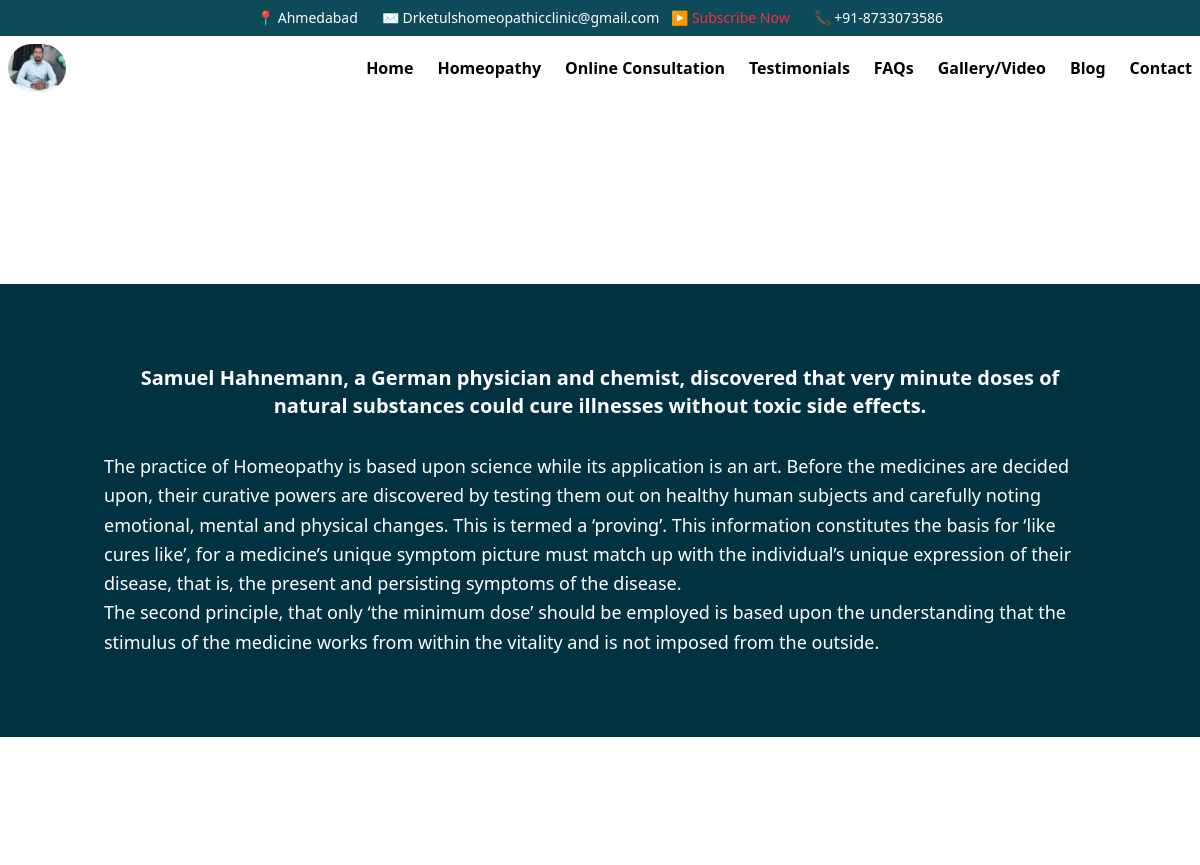
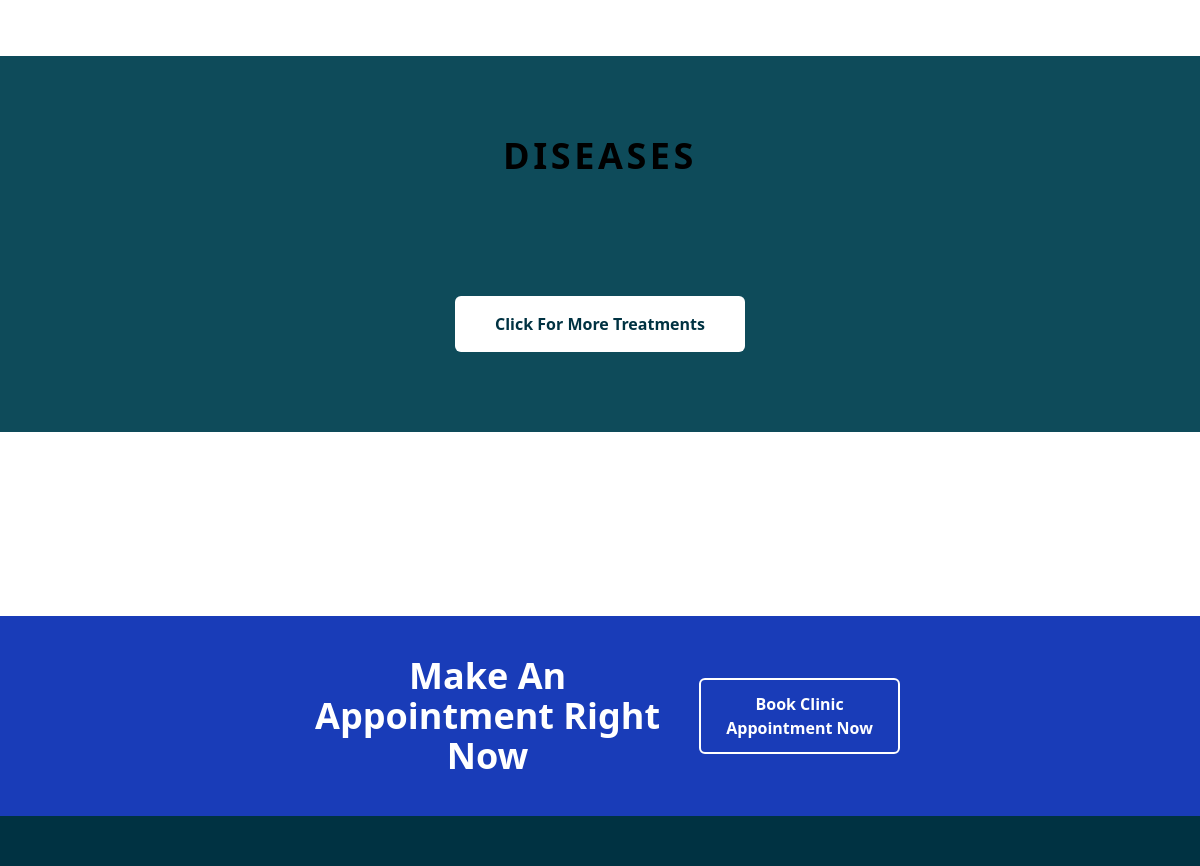
The app's page /homeopathy/ (upper part), older data (2 pictures, top to bottom).
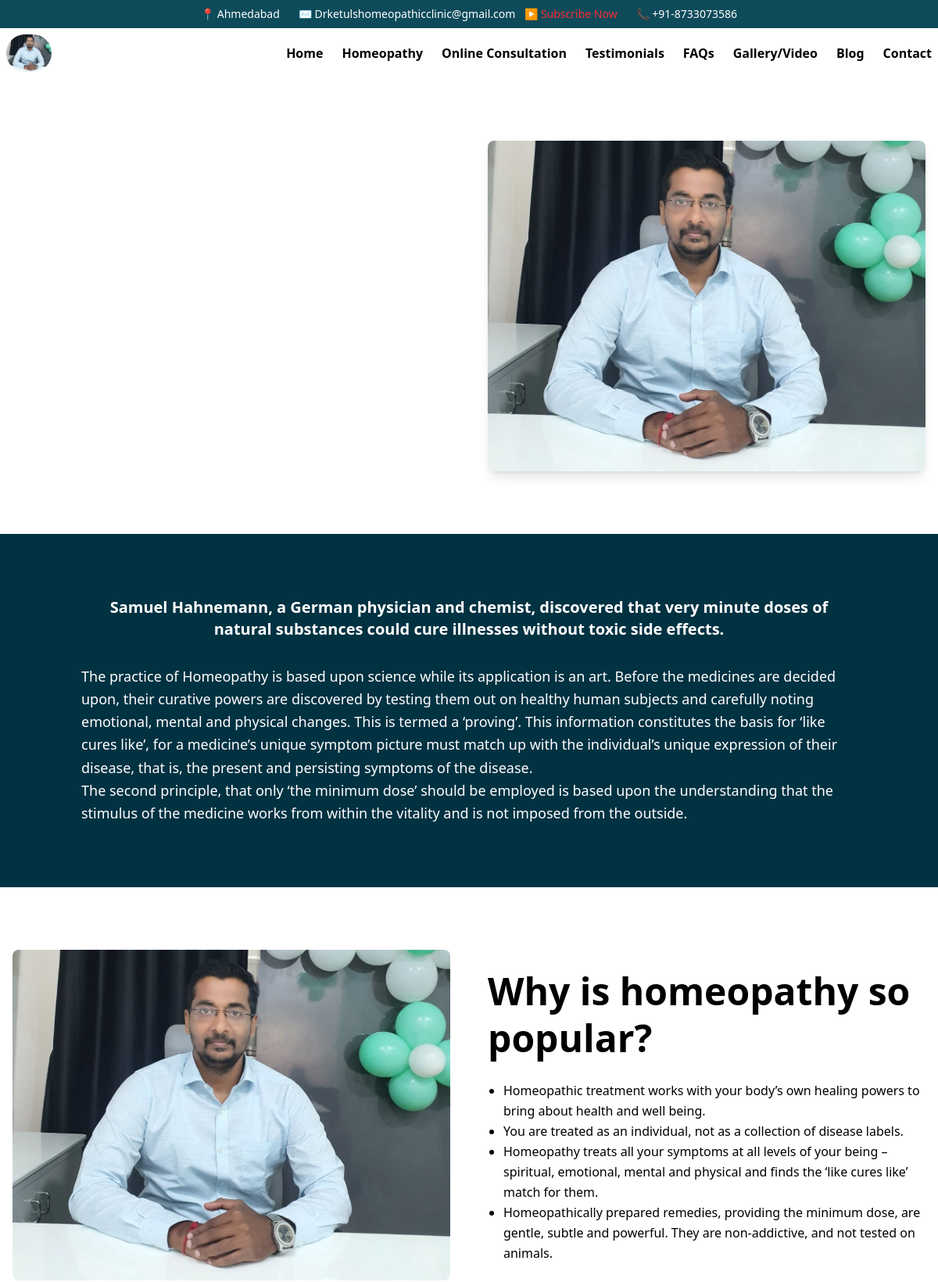
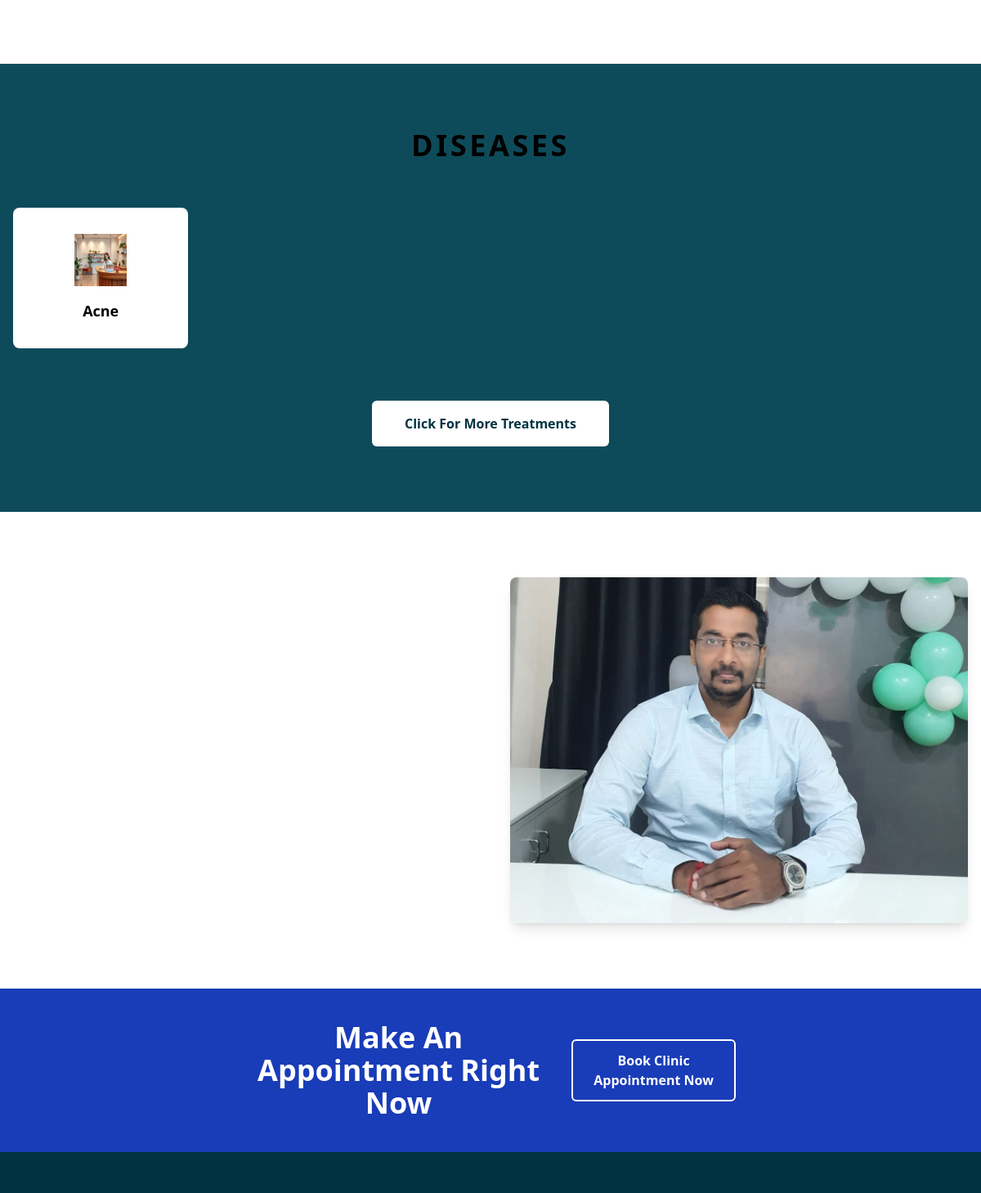
The same page, newer data (2 pictures, top to bottom).
### clinic_app/models.py (models this page shows, shortened)
class Doctor(models.Model):
    name = models.CharField(max_length=100)
    qualification = models.CharField(max_length=200)
    experience_years = models.PositiveIntegerField()
    specialization = models.TextField()
    image = models.ImageField(upload_to="doctors/")
    is_active = models.BooleanField(default=True)
    about_title = models.CharField(max_length=200)
    about_subtitle = models.CharField(max_length=200, blank=True)
    about_points = models.TextField(
        help_text="Enter each point on a new line"
    )

class HomeopathyAbout(models.Model):
    heading = models.CharField(max_length=200)
    points = models.TextField(
        help_text="Har line ek bullet point hogi"
    )
    is_active = models.BooleanField(default=True)
    created_at = models.DateTimeField(auto_now_add=True)

class Disease(models.Model):
    name = models.CharField(max_length=100)
    icon = models.ImageField(upload_to="diseases/")
    is_active = models.BooleanField(default=True)

### clinic_app/views.py (the view)
# urls.py: path('homeopathy/', homeopathy_page, name='homeopathy'),
def homeopathy_page(request):
    context = {
        "doctor": Doctor.objects.filter(is_active=True).first(),
        "diseases": Disease.objects.filter(is_active=True),
        "videos": LiveSession.objects.filter(is_active=True),
        "clinic": ClinicInfo.objects.first(),
        "about": HomeopathyAbout.objects.filter(is_active=True).first(),
        "homeopathy_about1": Homeopathy_start_about_content.objects.first(),
        "homeopathy_about2": Homeopathy_end_about_content.objects.first(),
    }
    return render(request, "homeopathy_page.html",context)

### templates/homeopathy_page.html (shortened to what this page needs)
{% extends "base.html" %}
{% load static tailwind_tags %}
{% block content %}
<section class="bg-white py-20">
    <div class="max-w-7xl mx-auto px-4">
        <div class="grid grid-cols-1 lg:grid-cols-2 gap-12 items-center">
            <div>
            </div>
            <div class="flex justify-center lg:justify-end">
                {% if doctor.image %}
                    <img src="{{ doctor.image.url }}"
                         alt="{{ doctor.name }}"
                         class="rounded-lg shadow-lg max-w-full h-auto">
                {% endif %}
            </div>
        </div>
    </div>
</section>
<section class="bg-[#003242] py-16 md:py-20">
    <div class="max-w-5xl mx-auto px-4 text-white">
        <p class="text-lg md:text-xl font-semibold text-center mb-8">
            Samuel Hahnemann, a German physician and chemist, discovered that very
            minute doses of natural substances could cure illnesses without toxic
            side effects.
        </p>
        <div class="space-y-6 text-base md:text-lg leading-relaxed text-left">
            <p>
                The practice of Homeopathy is based upon science while its application
                is an art. Before the medicines are decided upon, their curative
                powers are discovered by testing them out on healthy human subjects
                and carefully noting emotional, mental and physical changes. This is
                termed a ‘proving’. This information constitutes the basis for ‘like
                cures like’, for a medicine’s unique symptom picture must match up
                with the individual’s unique expression of their disease, that is,
                the present and persisting symptoms of the disease.<br>
                The second principle, that only ‘the minimum dose’ should be employed
                is based upon the understanding that the stimulus of the medicine
                works from within the vitality and is not imposed from the outside.
            </p>
        </div>
    </div>
</section>
<section>
  <div class="max-w-7xl mx-auto grid md:grid-cols-2 gap-12 px-4 py-20 items-center">
    <div>
        <img src="{{ doctor.image.url }}"
             alt="{{ doctor.name }}"
             class="rounded-lg" />
    </div>
    <div>
      <h2 class="text-4xl md:text-5xl font-bold text-primary leading-tight mb-6">
        {{ about.heading }}
      </h2>
      <ul class="space-y-1.5 text-gray-900 leading-relaxed list-disc pl-5">
        {% for point in about.points.splitlines %}
          <li class="{% if forloop.first %}font-extrabold{% endif %}">
            {{ point }}
          </li>
        {% endfor %}
      </ul>
    </div>
  </div>
</section>
{% include "components/diseases.html" %}
<section class="bg-white py-20">
    <div class="max-w-7xl mx-auto px-4">
        <div class="grid grid-cols-1 lg:grid-cols-2 gap-12 items-center">
            <div>
            </div>
            <div class="flex justify-center lg:justify-end">
                {% if doctor.image %}
                    <img src="{{ doctor.image.url }}"
                         alt="{{ doctor.name }}"
                         class="rounded-lg shadow-lg max-w-full h-auto">
                {% endif %}
            </div>
        </div>
    </div>
</section>
{% include "components/cta.html" %}
{% endblock %}

### templates/components/diseases.html (shortened to what this page needs)
{% load static tailwind_tags %}
<section class="bg-primary py-20 bg-[#0e4b5a]">
  <div class="max-w-7xl mx-auto px-4">
    <h2 class="text-center text-black text-4xl font-bold tracking-widest mb-14">DISEASES</h2>
    <div class="grid grid-cols-2 md:grid-cols-3 lg:grid-cols-5 gap-6">
      {% for disease in diseases %}
        <div class="bg-white rounded-lg p-8 flex flex-col items-center justify-center text-white transition-all duration-300 hover:shadow-[0_0_25px_rgba(255,255,255,0.25)]">
          <img src="{{ disease.icon.url }}" alt="{{ disease.name }}" class="w-16 h-16 mx-auto" />
          <p class="mt-4 text-lg font-semibold text-black">{{ disease.name }}</p>
        </div>
      {% endfor %}
    </div>
    <div class="text-center mt-16">
      <a href="#" class="inline-block bg-white text-[#003242] font-semibold px-10 py-4 rounded-md hover:bg-gray-700 transition">Click For More Treatments</a>
    </div>
  </div>
</section>
 {% load static tailwind_tags %}

Row changes from the older to the newer data that the page shows:
added Doctor: image (picture)
added HomeopathyAbout: heading "Why is homeopathy so popular?"
added Disease: icon (picture), name "Acne"
Text that changed along with them:
new list line: "Homeopathic treatment works with your body’s own healing powers to bring about health and well being."
new list line: "You are treated as an individual, not as a collection of disease labels."
new list line: "Homeopathy treats all your symptoms at all levels of your being – spiritual, emotional, mental and physical and finds the ‘like cures like’ match for them."
new list line: "Homeopathically prepared remedies, providing the minimum dose, are gentle, subtle and powerful. They are non-addictive, and not tested on animals."
